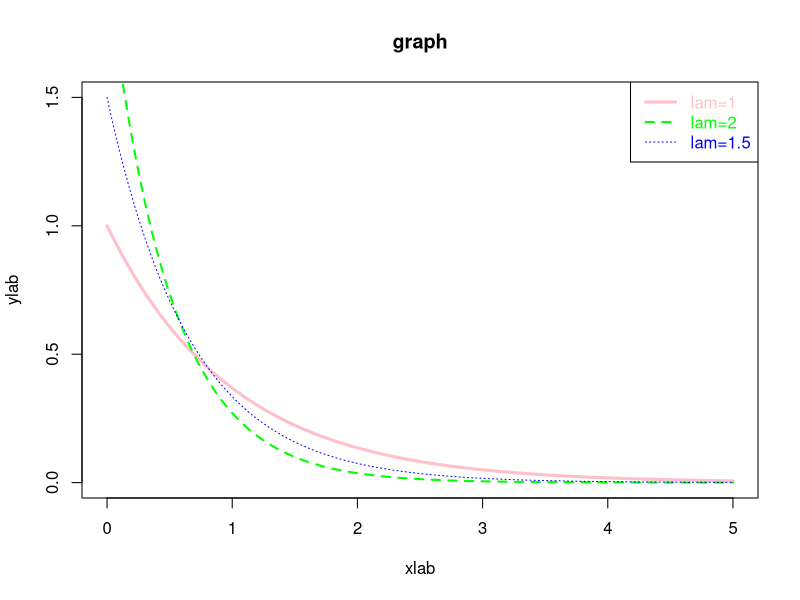
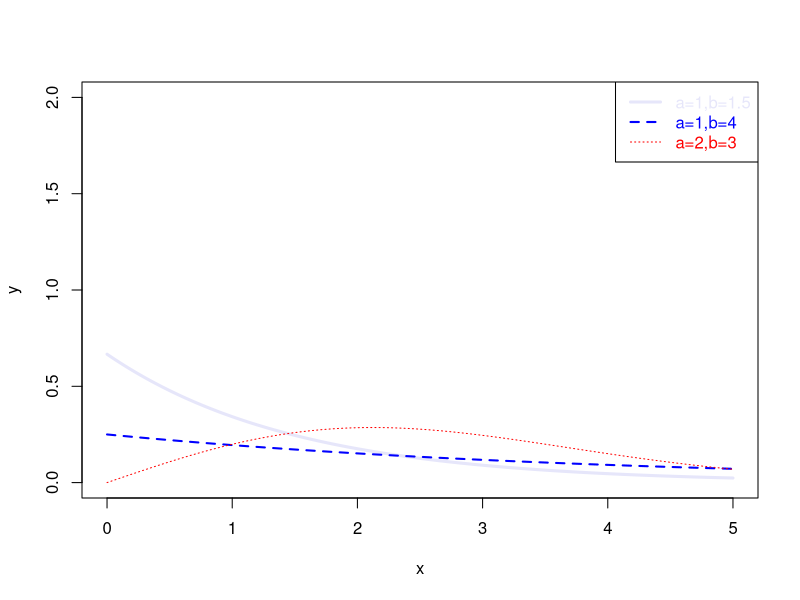

These figures' R source, in order:
rm(list=ls(all=TRUE))
l=1
m=seq(0,5,0.01)
f4=function(m,l){
  f4=l*(exp(-l*m))
  f4
}
y1=f4(m,l)
plot(m,
     y1,col='pink',
     main="graph",
     xlab="xlab",
     ylab="ylab",
     typ="l",
     lty=1,
     lwd=3,
     ylim=c(0,1.5)
     )
lines(m,
      f4(m,2),
      col="green",
      typ="l",
      lty=2,
      lwd=2
      )
lines(m,
      f4(m,1.5),
      col="blue",
      typ="l",
      lty=3,
      lwd=1
      )
legend("topright",
       legend=c("lam=1","lam=2","lam=1.5"),
       text.col=c("pink","green","blue"),
       lty=c(1,2,3),
       lwd=c(3,2,1),
       col=c("pink","green","blue")
       )

x=seq(0,5,0.01)
f=function(x,a,b){
  f=(a/b)*((x/b)^(a-1))*(exp(-(x/b)^a))
  f
}
y=f(x,1,1.5)
plot(x,
     y,
     col="lavender",
     typ="l",
     lty=1,
     lwd=3,
     ylim=c(0,2)
     )
lines(x,
      f(x,1,4),
      col="blue",
      typ="l",
      lty=2,
      lwd=2
      )
lines(x,
      f(x,2,3),
      col="red",
      typ="l",
      lty=3,
      lwd=1
)

legend("topright",
       legend=c("a=1,b=1.5","a=1,b=4","a=2,b=3"),
       text.col=c("lavender","blue","red"),
       lty=c(1,2,3),
       lwd=c(3,2,1),
       col=c("lavender","blue","red")
)